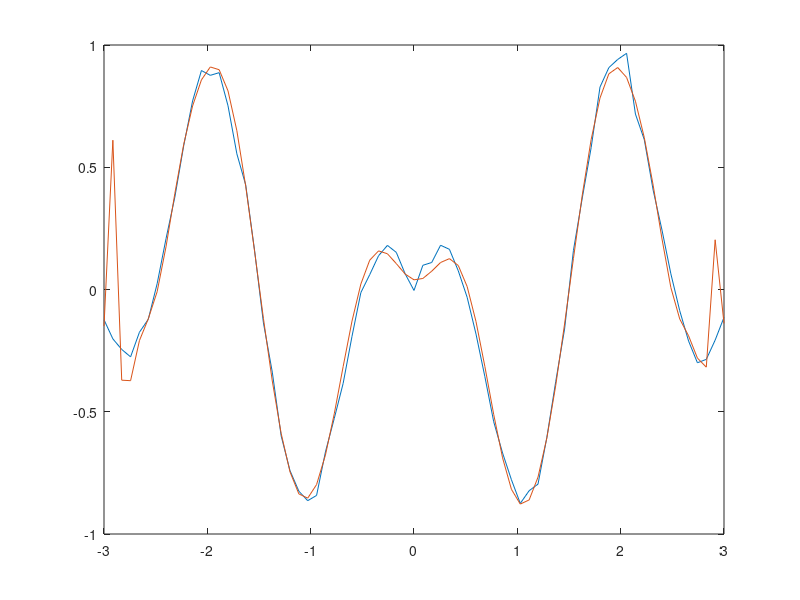
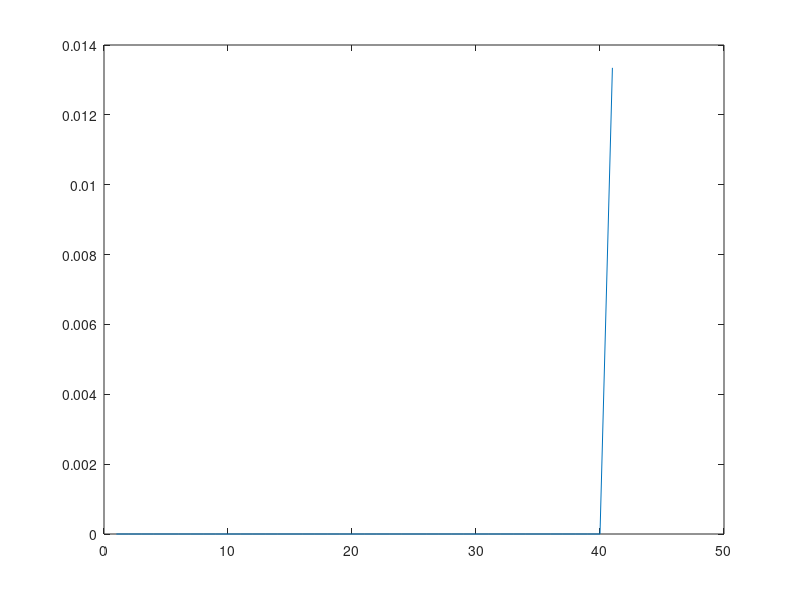

Reproduce these figures in MATLAB, in order.
%%LABORATORUL2
load('lab2_08');
id.X;
id.Y;
%plot(id.X, id.Y);figure;
%plot(val.X, val.Y);


for c = 1:25
a = length(val.Y);
A = zeros(a,c);


for i = 1:1:a
    for j = 1:1:c
   A(i,j) = (val.X(i))^(j-1);

    end
end

for i = 1:1:length(id.X)
    for j = 1:1:c
   teta(i,j) = (id.X(i))^(j-1);

    end
end

B = teta\id.Y';
y_val = A*B;
disp(B);

%MSE
val_s = 0;
for j = 1:1:length(val.X)
   val_s = val_s + ((val.Y(j))'-y_val(j)).^2;
end
   
MSE = ((1/a)*sum(val_s));
val_MSE(i) = MSE;
end

plot(val.X ,val.Y, val.X, y_val) 
figure;
plot(1:length(val_MSE), val_MSE)



